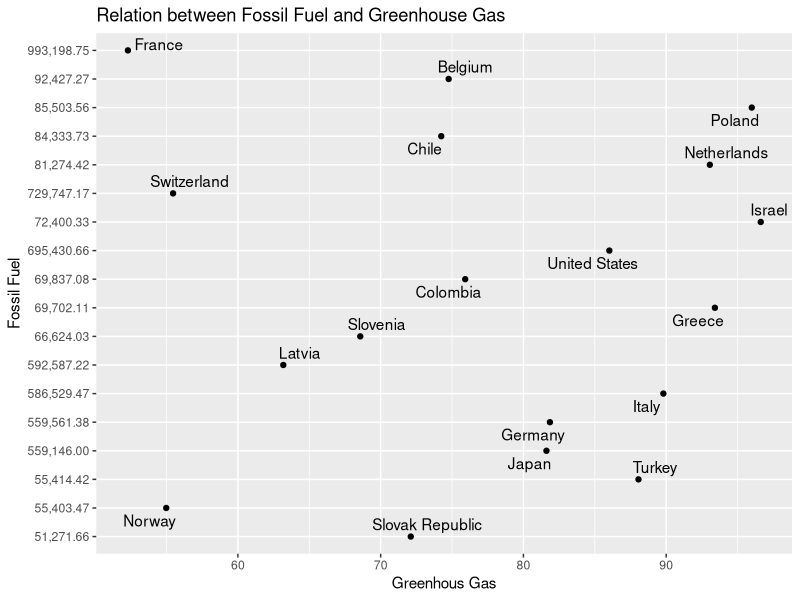

Reproduce this figure in R.
rm(list=ls(all=TRUE))
cat("\014")
#Group H Project Script
if(!require("tidyverse")) install.packages(("tidyverse"))
library(tidyverse)
library(ggplot2)
library(ggrepel)
library(readr)

Temp <- getwd()

#pulls in Greenhouse Gas and FossilFuel csv files
FossilFuel <- read.csv("FossilFuel.csv")
GreenhouseGas <- read.csv("GreenhouseGas.csv")
#View(FossilFuel)
#View(GreenhouseGas)

#cleans to data from 2005 with 50,000 or more Tonnes of C02 equivalent
UpdatedGreenhouseGas <- subset(GreenhouseGas, select = c(1,19))
UpdatedGreenhouseGas <- filter(UpdatedGreenhouseGas, X2005>50000.0)

#cleans to data from 2005 with fossil fuel % at 50 or above
UpdatedFossilFuel <- subset(FossilFuel, select = c(1,2,48))
UpdatedFossilFuel <- filter(UpdatedFossilFuel, X2005>50.0)

#View(UpdatedGreenhouseGas)
#View(UpdatedFossilFuel)

df <- UpdatedFossilFuel %>% filter(Country.Name=="Austira" | Country.Name=="Belgium" | Country.Name=="Chile" | Country.Name=="Colombia" | Country.Name=="France" | Country.Name=="Estonia" | Country.Name=="Germany" | Country.Name=="Greece" | Country.Name=="Iceland" | Country.Name=="Israel" | Country.Name=="Italy"| Country.Name=="Japan" | Country.Name=="Latvia" | Country.Name=="Netherlands" | Country.Name=="Norway" | Country.Name=="Poland" | Country.Name=="Slovenia" | Country.Name=="Switzerland" | Country.Name=="Turkey" | Country.Name=="United States" | Country.Name=="Slovak Republic")
#View(df)

ndf <- UpdatedGreenhouseGas %>% filter(Country=="Belgium" | Country=="Chile" | Country=="Colombia" | Country=="France" | Country=="Germany" | Country=="Greece" | Country=="Israel" | Country=="Italy"| Country=="Japan" | Country=="Latvia" | Country=="Netherlands" | Country=="Norway" | Country=="Poland" | Country=="Slovenia" | Country=="Switzerland" | Country=="Turkey" | Country=="United States" | Country=="Slovak Republic")
#View(ndf)

df$FossilFuel <- 0
df$FossilFuel <- ndf$X2005
#View(df)

p <- ggplot(data=df, aes(x=X2005, y=FossilFuel,label=Country.Name)) + geom_point() + geom_smooth(method = "lm", se = FALSE)
p <- p + geom_text_repel()
p <- p + labs(x="Greenhous Gas",y="Fossil Fuel",title="Relation between Fossil Fuel and Greenhouse Gas")
p